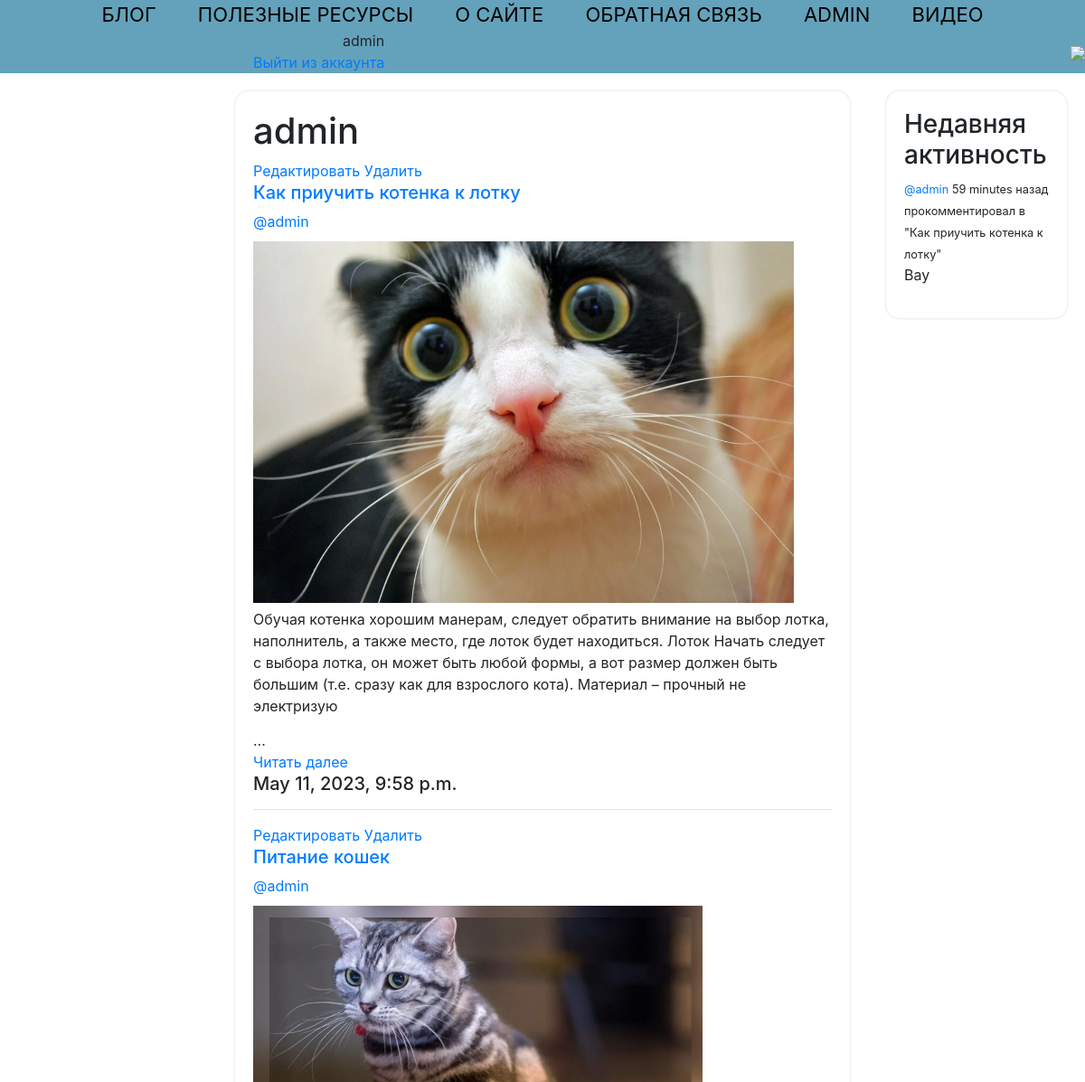
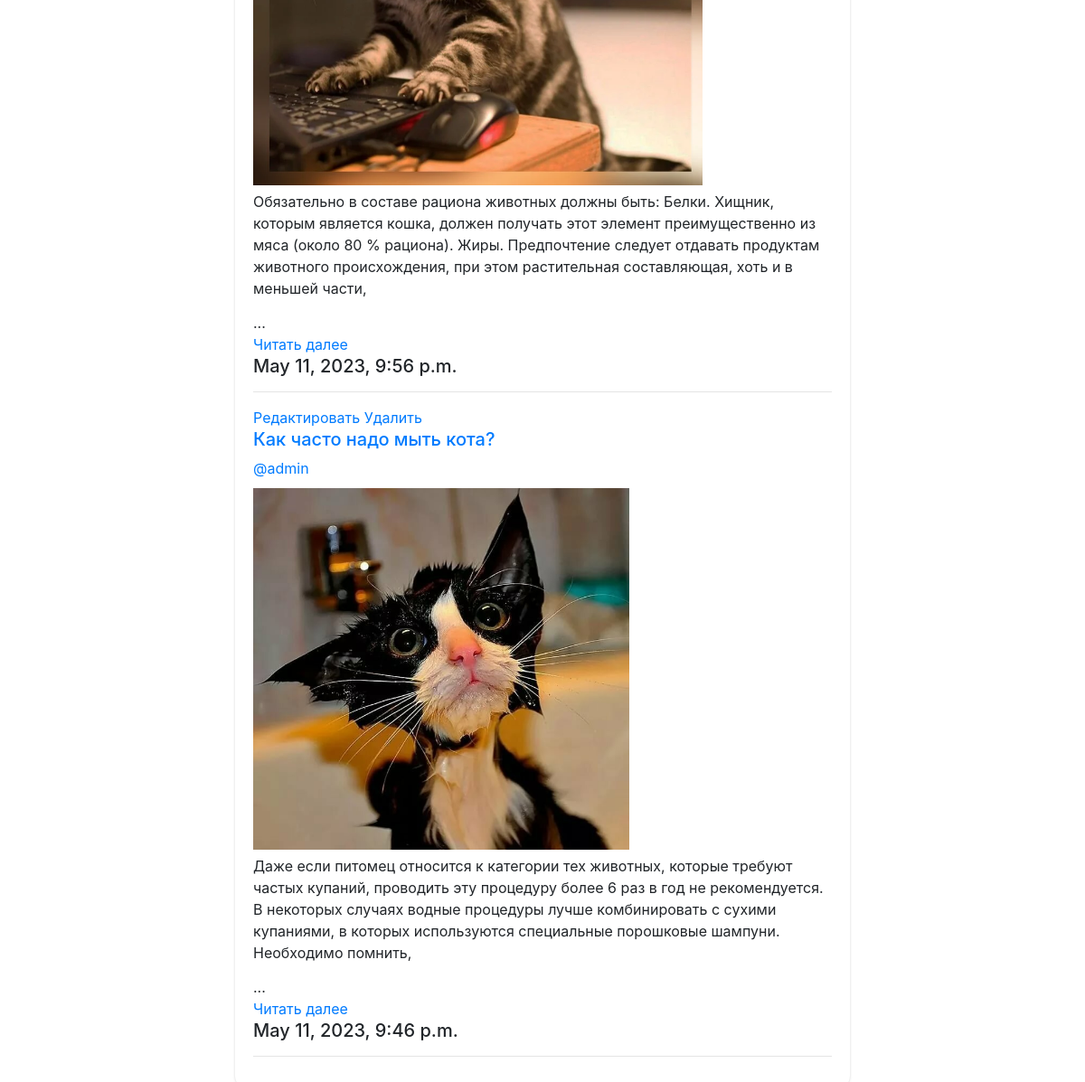
/profile/1/ (signed in), run on the app's committed database (2 pictures, top to bottom).
### base/models.py (models this page shows)
class Room(models.Model):
    host         = models.ForeignKey(User, on_delete=models.SET_NULL, null=True)
    name         = models.CharField(max_length=200)
    description  = models.TextField(null=True, blank = True)
    participants = models.ManyToManyField(User, related_name='participants', blank=True)
    updated      = models.DateTimeField(auto_now=True)
    created      = models.DateTimeField(auto_now_add=True)
    image        = models.ImageField(blank=True)
    class Meta:
        ordering = ['-updated','-created']
    def __str__(self):
        return self.name

class Message(models.Model):
    user    = models.ForeignKey(User, on_delete=models.CASCADE)
    room    = models.ForeignKey(Room, on_delete=models.CASCADE)
    body    = models.TextField()
    updated = models.DateTimeField(auto_now=True)
    created = models.DateTimeField(auto_now_add=True)
    class Meta:
        ordering = ['updated','created']
    def __str__(self):
        return self.body[0:50]

### base/views.py (the view)
# urls.py: path('profile/<str:pk>/', views.userProfile, name='user-profile'),
def userProfile(request, pk):
    user = User.objects.get(id=pk)
    rooms = user.room_set.all()
    room_messages = user.message_set.all()
    context = {'user':user, 'rooms':rooms,'room_messages':room_messages}
    return render(request, 'profile.html', context)

### base/templatetags/date_filter.py (called while the page is built)
@register.filter
def date_filter(value):
    return value.replace("weeks","недель").replace("months","месяцев").replace("days","дней") \
                .replace("week","неделя").replace("month","месяц").replace("day","день")

### templates/profile.html
{% extends 'main.html' %}
{% block content %}
    <div class="profile-container">
        <div>
        </div>
        <div class="profile_blogs">
        <h1>{{user.username}}</h1>
            {% include 'feed_component.html' %}
        </div>
        <div class="profile_activity">
            {% include 'activity_component.html' %}
        </div>
    </div>
{% endblock %}

### templates/navbar.html (shortened to what this page needs)
<link rel="stylesheet" href="https://cdn.jsdelivr.net/npm/bootstrap@4.0.0/dist/css/bootstrap.min.css">
{% load static %}
<div class="navbar">
    <div class="menubar">
        <a href="/" class="navbar_item">
            БЛОГ
        </a>
        <a href="/useful_links" class="navbar_item">
            ПОЛЕЗНЫЕ РЕСУРСЫ
        </a>
        <a href="/about" class="navbar_item">
            О САЙТЕ
        </a>
        <a href="/pool" class="navbar_item">
            ОБРАТНАЯ СВЯЗЬ
        </a>
        <a href="{% url 'user-profile' request.user.id %}" class="navbar_item">
            {{request.user.username|upper}}
        </a>
        <a href="/video" class="navbar_item">
            ВИДЕО
        </a>
    </div>
    <div class="user_field">
        {% if request.user.is_authenticated %}
        <div class="username_label">
            {{request.user}}
        </div>
        <div>
            <a href="{% url 'logout' %}">Выйти из аккаунта</a>
        </div>
            {% else %}
        <div>
            <a href="{% url 'login' %}">Войти</a>
        </div>
            {% endif %}
    </div>
    <a href="/shop/" class="logo">
        <img src="{% static 'images/logo.png' %}">
    </a>
</div>

### templates/feed_component.html
<div class="blog_feed">
    {% for room in rooms %}
        <div class="blog_post">
            {% if request.user == room.host %}
            <a href="{% url 'update-room' room.id %}">Редактировать</a>
            <a href="{% url 'delete-room' room.id %}">Удалить</a>
            {% endif %}
            <h5><a href="{% url 'room' room.id %}">{{room.name}}</a></h5>
            <a class="blog_author" href="{% url 'user-profile' room.host.id %}">@{{room.host.username}}</a>
            {% if room.image %}
                <div class="blog_img"><img src="/media/{{room.image}}" /></div>
            {% endif %}
            <div class="blog_text">{{room.description|slice:":300"}}</div>
            {% if room.description|length > 300 %}
            <div>...</div>
            <div>
            <a href="{% url 'room' room.id %}" class="">Читать далее</a>
            </div>
            {% endif %}
            <div>
                <h5>{{room.created}}</h5>
            </div>
            <hr>
        </div>
    {% endfor %}
</div>

### templates/activity_component.html
{% load date_filter %}
<h3>Недавняя активность</h3>
{% for message in room_messages %}
    <div>
        <small><a href="{% url 'user-profile' message.user.id %}">@{{message.user}}</a>  {{message.created|timesince|date_filter}} назад</small>
        <small>прокомментировал в "{{message.room}}"</small>
        <p>{{message}}</p>
    </div>
{% endfor %}

### static/styles/main.css (style rules this page uses)
body { background-color: aliceblue; }
.navbar { background-color: #64a2bb; display: flex; align-items: center; padding: 0 !important; }
.user_field { padding-left: 280px; margin-right: 20px; }
.navbar_item { margin: 20px; }
.username_label { text-align: end; }
.logo { margin-left: 30px; }
.logo img { height: 60px; }
.menubar { margin: 0 auto 0 auto; height: 100%; }
.menubar a { color: black; text-decoration: none; font-size: 22px; }
body { background-position: center; background-repeat:no-repeat; background-attachment: fixed; text-align: center; background-size:cover; }
.profile-container { display: grid; grid-template-columns: 1fr 3fr 1fr; }
.blog_post img { height: 400px; }
.blog_post { font-size: 16px; }
.blog_text { margin-top: 6px; margin-bottom: 14px; }
.blog_img { margin-top: 10px; }
.profile_blogs, .profile_activity { border-radius: 15px; backdrop-filter: blur(10px); box-shadow: 0px 0px 3px #D3D3D3; padding: 20px; margin: 20px; height: fit-content; }

### data on the page
Room: shows "Редактировать", name "Как приучить котенка к лотку", host.username "admin", image (picture), description "Обучая котенка хорошим манерам, следует обратить внимание на выбор лотка, наполнитель, а также место, где лоток будет находиться. Лоток Начать следует с выбора лотка, он может быть любой формы, а вот размер должен быть большим (т.е. сразу как для взрослого кота). Материал – прочный не электризую", shows "Читать далее", created "May 11, 2023, 9:58 p.m."
Room: shows "Редактировать", name "Питание кошек", host.username "admin", image (picture), description "Обязательно в составе рациона животных должны быть: Белки. Хищник, которым является кошка, должен получать этот элемент преимущественно из мяса (около 80 % рациона). Жиры. Предпочтение следует отдавать продуктам животного происхождения, при этом растительная составляющая, хоть и в меньшей части,", shows "Читать далее", created "May 11, 2023, 9:56 p.m."
Room: shows "Редактировать", name "Как часто надо мыть кота?", host.username "admin", image (picture), description "Даже если питомец относится к категории тех животных, которые требуют частых купаний, проводить эту процедуру более 6 раз в год не рекомендуется. В некоторых случаях водные процедуры лучше комбинировать с сухими купаниями, в которых используются специальные порошковые шампуни. Необходимо помнить,", shows "Читать далее", created "May 11, 2023, 9:46 p.m."
Message: user "admin", created "59 minutes", room "Как приучить котенка к лотку", body "Вау"

### other printed values
{{ request.user.username|upper }} "ADMIN"
{{ request.user }} "admin"
{{ user.username }} "admin"
